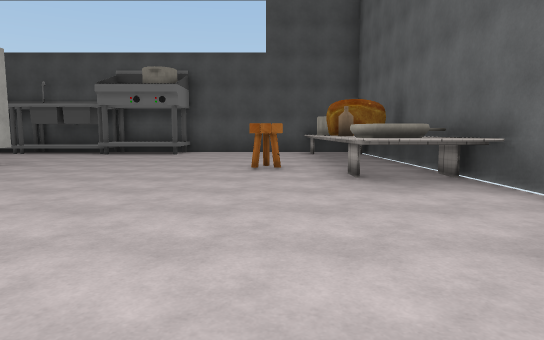
View 1 (above)

16 first-person views from a walk through a Unity game level. The camera is 1.3 m above the floor, tilts 6° down and sees 75° across. The floor is counted in squares, 2 m on a side. Each view is taken from the middle of a square. On the plan, view 1 faces up. The plan holds only what a view shows up to about 10 squares ahead; the rest is blank. Some surface patterns are stand-ins.

View 2
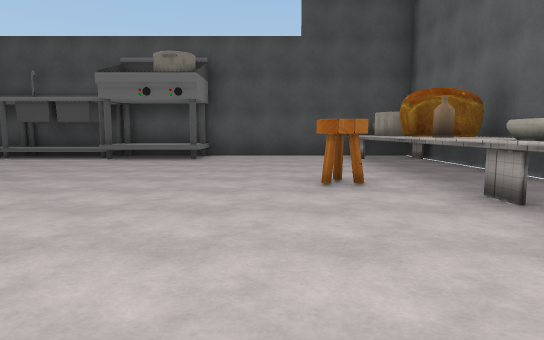

View 3
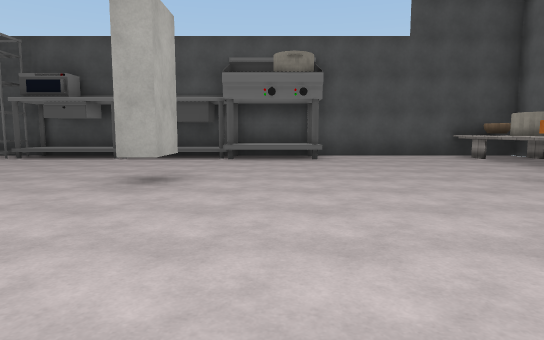

View 4
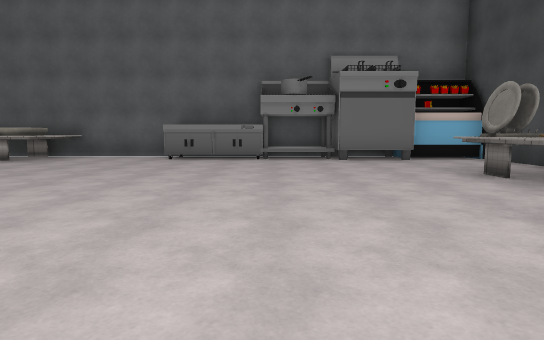

View 5
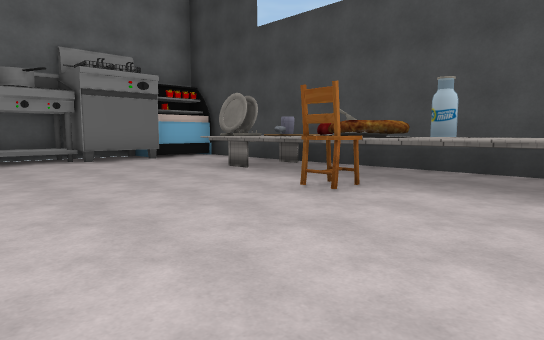

View 6
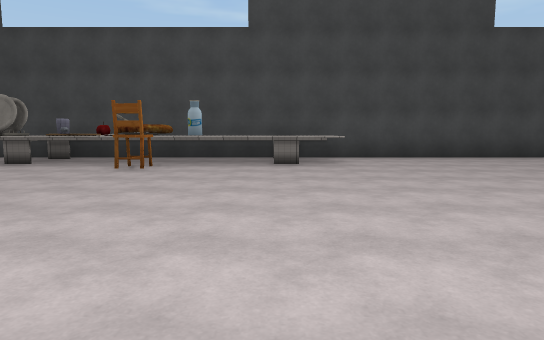

View 7
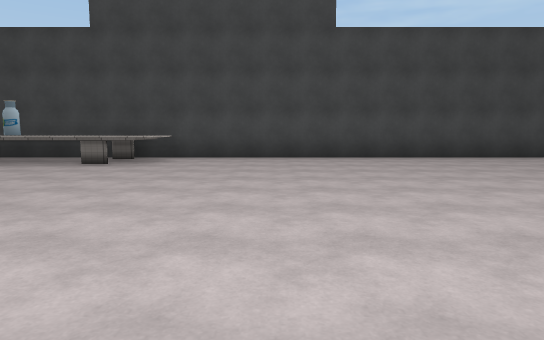

View 8
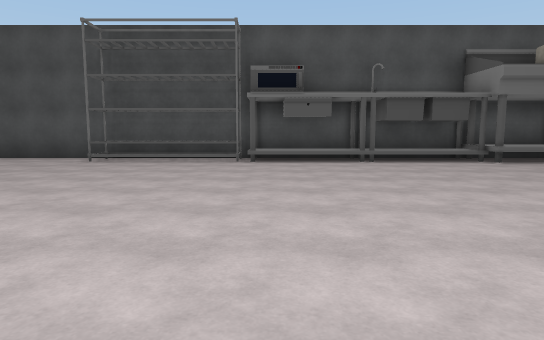

View 9
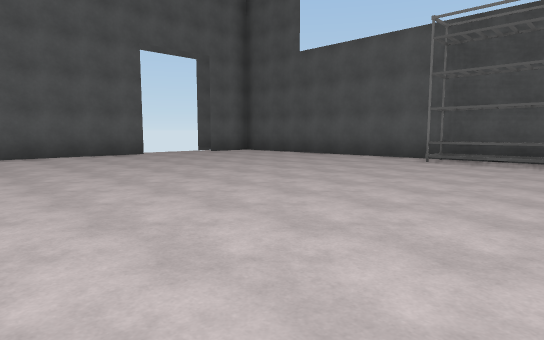

View 10
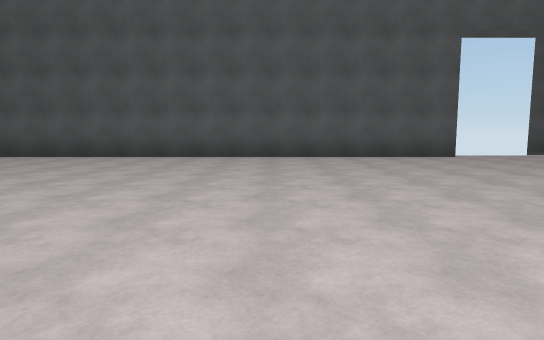

View 11
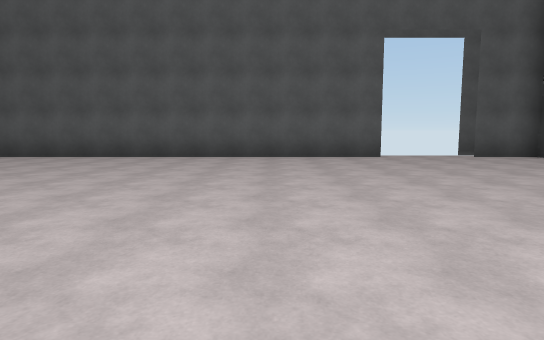

View 12
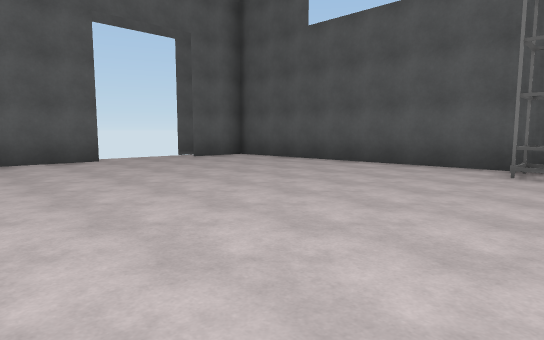

View 13
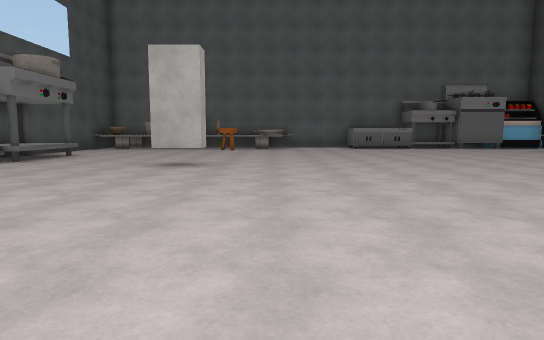

View 14
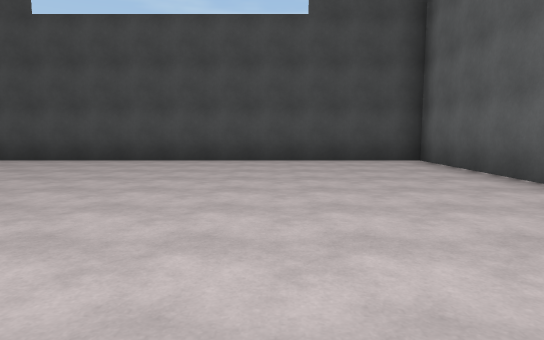

View 15
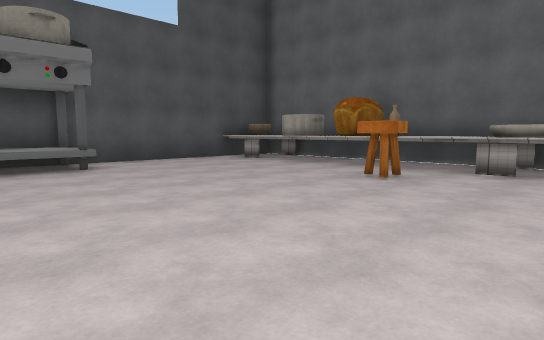

View 16
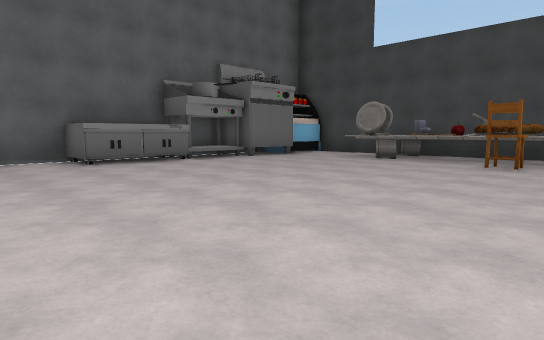

### Floor plan
Key: @ floor where view 1 was taken; # wall or solid block; . floor; / step, stairs or slope; = window, fence, low wall or low ledge; O other object.
Columns run from 22 left of view 1 to 3 right of it. Each row starts with its distance up from view 1.
 12  ############O#O##O#####O#
 11  #......##O#/O#OOOOO...=O#
 10 .......................###
  9 .......................###
  8 # .....................###
  7 # ..............#.....OOO#
  6  #.....................###
  5  #.....................###
  4  #.......................#
  3  #.......................#
  2  #.......................#
  1  #......................O
  0  #....................@.O
 -1  #......................O#
 -2  #......................##
 -3  #................O....O##
 -4  #................O#....##
 -5  #............###OO#OO..O
 -6  #............########..O
 -7  ##############      ###

Positions as (right, up) in squares from view 1, and headings:
1: (0, 0), facing up
2: (-1, 2), facing up
3: (-4, 2), facing up
4: (-7, -1), facing right
5: (-7, 0), facing down-right
6: (-7, 3), facing down
7: (-11, 3), facing down
8: (-10, 3), facing up
9: (-11, 3), facing up-left
10: (-12, 3), facing left
11: (-12, 5), facing left
12: (-13, 5), facing up-left
13: (-13, 5), facing right
14: (-18, 2), facing down
15: (-5, 4), facing up-right
16: (-6, 4), facing down-right
